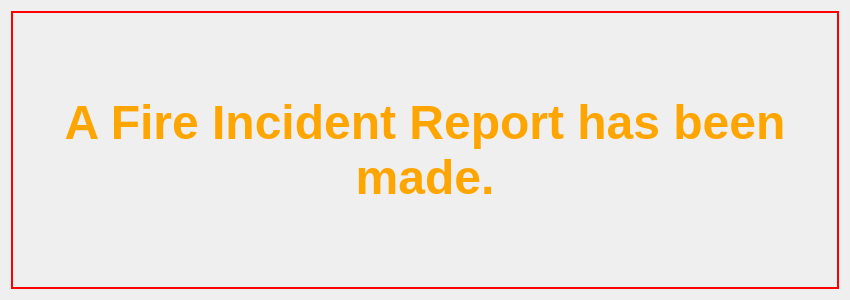
<?xml version="1.0" encoding="UTF-8"?>
<ui version="4.0">
 <class>Dialog</class>
 <widget class="QDialog" name="Dialog">
  <property name="geometry">
   <rect>
    <x>0</x>
    <y>0</y>
    <width>850</width>
    <height>300</height>
   </rect>
  </property>
  <property name="windowTitle">
   <string>Dialog</string>
  </property>
  <layout class="QGridLayout" name="gridLayout">
   <item row="0" column="0">
    <widget class="QLabel" name="FDetect_lb">
     <property name="font">
      <font>
       <pointsize>36</pointsize>
       <weight>75</weight>
       <bold>true</bold>
      </font>
     </property>
     <property name="styleSheet">
      <string notr="true">#FDetect_lb{
	color: orange;
	border: 2px solid red;
}</string>
     </property>
     <property name="text">
      <string>A Fire Incident Report has been made.</string>
     </property>
     <property name="alignment">
      <set>Qt::AlignCenter</set>
     </property>
     <property name="wordWrap">
      <bool>true</bool>
     </property>
    </widget>
   </item>
  </layout>
 </widget>
 <resources/>
 <connections/>
</ui>
